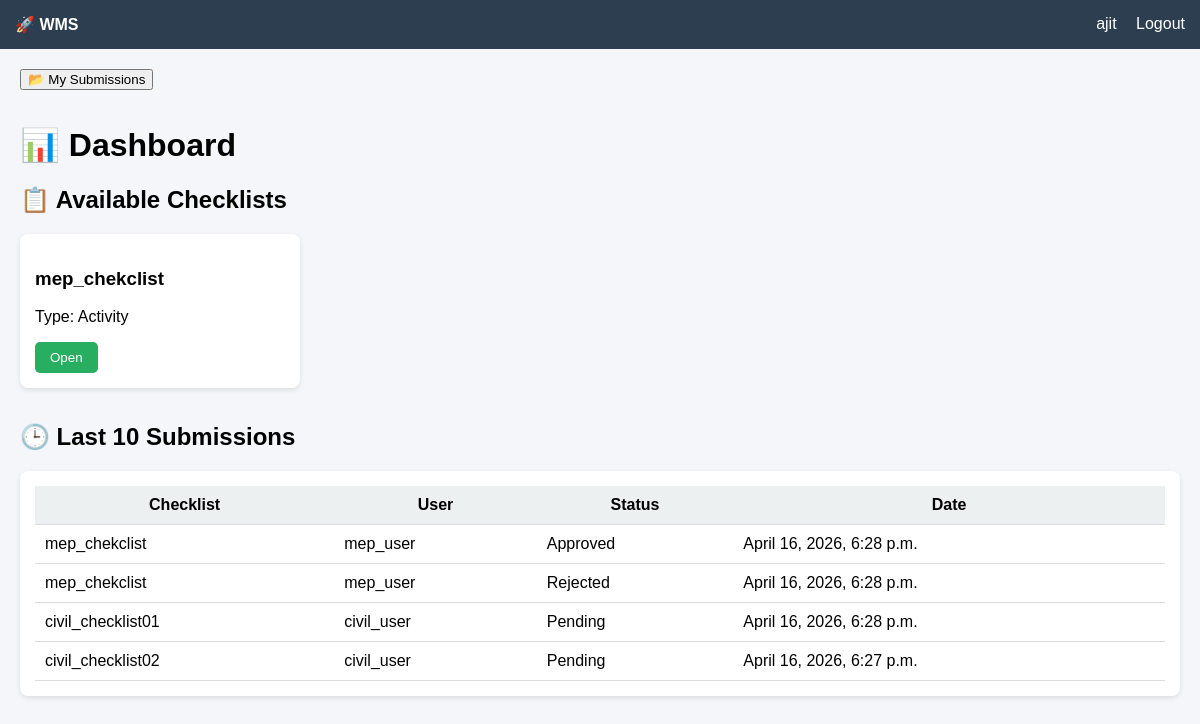
Screenshot of / (signed in) with the database file from the repository.
### backend/models.py (models this page shows, shortened)
class Checklist(models.Model):
    CHECKLIST_TYPE = (
        ('Daily', 'Daily'),
        ('Weekly', 'Weekly'),
        ('Monthly', 'Monthly'),
        ('Activity', 'Activity'),
    )
    code = models.CharField(max_length=50, unique=True)
    name = models.CharField(max_length=200)
    checklist_type = models.CharField(
        max_length=50,
        choices=CHECKLIST_TYPE,
        default='Daily'
    )
    project = models.ForeignKey(
        Project,
        on_delete=models.SET_NULL,
        null=True,
        blank=True
    )
    department = models.ForeignKey(
        Department,
        on_delete=models.SET_NULL,
        null=True,
        blank=True
    )
    is_active = models.BooleanField(default=True)
    created_at = models.DateTimeField(auto_now_add=True, null=True, blank=True)

class ChecklistTransaction(models.Model):
    STATUS_CHOICES = (
        ('Pending', 'Pending'),
        ('Approved', 'Approved'),
        ('Rejected', 'Rejected'),
    )
    transaction_id = models.CharField(max_length=100, unique=True)
    checklist = models.ForeignKey(Checklist, on_delete=models.CASCADE)
    user = models.ForeignKey(User, on_delete=models.CASCADE)
    project = models.ForeignKey(Project, on_delete=models.SET_NULL, null=True, blank=True)
    department = models.ForeignKey(Department, on_delete=models.SET_NULL, null=True, blank=True)
    status = models.CharField(max_length=50, choices=STATUS_CHOICES, default='Pending')
    remarks = models.TextField(null=True, blank=True)
    submitted_date = models.DateTimeField(auto_now_add=True)
    approved_by = models.ForeignKey(
        User,
        on_delete=models.SET_NULL,
        null=True,
        blank=True,
        related_name='approved_by_user'
    )
    approval_date = models.DateTimeField(null=True, blank=True)
    last_updated_by = models.ForeignKey(
        User,
        on_delete=models.SET_NULL,
        null=True,
        blank=True,
        related_name='updated_by_user'
    )
    last_updated_date = models.DateTimeField(auto_now=True)

### backend/views/auth.py (the view)
# urls.py: path('', views.home, name='home'),
def home(request):
    if not request.user.is_authenticated:
        return redirect('login')
    profile = get_user_profile(request.user)
    if not profile:
        return redirect('login')
    if profile.role == "HOD":
        return redirect('hod_dashboard')
    if profile.role == "Admin":
        return redirect('admin_dashboard')
    if profile.role == "Management":
        return redirect('management_dashboard')
    checklists = Checklist.objects.filter(department=profile.department)
    transactions = ChecklistTransaction.objects.all().order_by('-submitted_date')[:10]
    return render(request, 'home.html', {
        'checklists': checklists,
        'transactions': transactions,
    })

### backend/views/common.py (called while the page is built)
def get_user_profile(user):
    if not user or not user.is_authenticated:
        return None
    return UserProfile.objects.filter(user=user).first()

### frontend/templates/home.html
{% extends 'base.html' %} {% block content %}
<a href="{% url 'my_submissions' %}">
  <button style="margin-bottom: 15px">📂 My Submissions</button>
</a>
<h1>📊 Dashboard</h1>
<h2>📋 Available Checklists</h2>
<div style="display: flex; flex-wrap: wrap; gap: 15px">
  {% for checklist in checklists %}
  <div class="card" style="width: 250px">
    <h3>{{ checklist.name }}</h3>
    <p>Type: {{ checklist.checklist_type }}</p>
    <a href="{% url 'checklist_detail' checklist.id %}">
      <button class="btn">Open</button>
    </a>
  </div>
  {% empty %}
  <p>No checklist available</p>
  {% endfor %}
</div>
<h2>🕒 Last 10 Submissions</h2>
<div class="card">
  <table>
    <tr>
      <th>Checklist</th>
      <th>User</th>
      <th>Status</th>
      <th>Date</th>
    </tr>
    {% for txn in transactions %}
    <tr>
      <td>{{ txn.checklist.name }}</td>
      <td>{{ txn.user.username }}</td>
      <td>{{ txn.status }}</td>
      <td>{{ txn.submitted_date }}</td>
    </tr>
    {% empty %}
    <tr>
      <td colspan="4">No submissions yet</td>
    </tr>
    {% endfor %}
  </table>
</div>
{% endblock %}

### frontend/templates/base.html (shortened to what this page needs)
<!doctype html>
<html>
  <head>
  </head>
  <body>
    <div class="navbar">
      <div>
        <strong>🚀 WMS</strong>
      </div>
      <div>
        {% if request.user.is_authenticated %} {{ request.user.username }}
        <a href="{% url 'logout' %}">Logout</a>
        {% else %}
        <a href="{% url 'login' %}">Login</a>
        {% endif %}
      </div>
    </div>
    <div class="container">
      {% block content %}{% endblock %}
    </div>
  </body>
</html>

### frontend/templates/base.html (style rules this page uses)
body { margin: 0; font-family: Arial, sans-serif; background-color: #f5f6fa; }
.navbar { background-color: #2c3e50; color: white; padding: 15px; display: flex; justify-content: space-between; }
.navbar a { color: white; text-decoration: none; margin-left: 15px; }
.container { padding: 20px; }
.card { background: white; padding: 15px; margin-bottom: 15px; border-radius: 8px; box-shadow: 0px 2px 5px rgba(0, 0, 0, 0.1); }
.btn { padding: 8px 15px; background-color: #27ae60; color: white; border: none; cursor: pointer; border-radius: 5px; }
table { width: 100%; border-collapse: collapse; }
th, td { padding: 10px; border-bottom: 1px solid #ddd; }
th { background-color: #ecf0f1; }

### rows the page displays
Checklist: name "mep_chekclist", checklist_type "Activity"
ChecklistTransaction: checklist.name "mep_chekclist", user.username "mep_user", status "Approved", submitted_date "April 16, 2026, 6:28 p.m."
ChecklistTransaction: checklist.name "mep_chekclist", user.username "mep_user", status "Rejected", submitted_date "April 16, 2026, 6:28 p.m."
ChecklistTransaction: checklist.name "civil_checklist01", user.username "civil_user", status "Pending", submitted_date "April 16, 2026, 6:28 p.m."
ChecklistTransaction: checklist.name "civil_checklist02", user.username "civil_user", status "Pending", submitted_date "April 16, 2026, 6:27 p.m."

### other values shown
{{ request.user.username }} "ajit"
